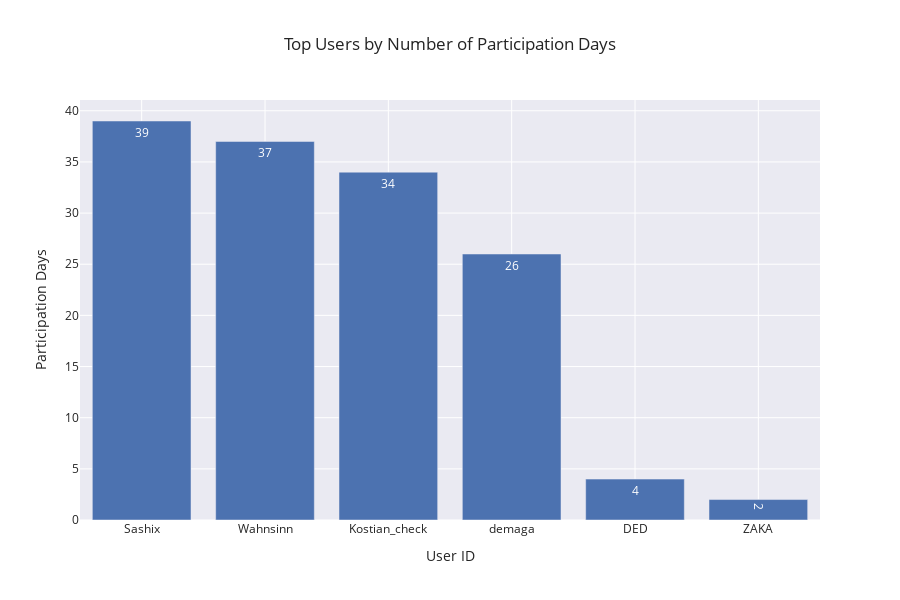

Notebook code cell kept with this figure:
### Code cell
# Step 1: Calculate participation days per user
participation_count = (
    users_score
    .select(["user_nickname", "date_only"])
    .unique()
    .group_by("user_nickname")
    .agg(pl.len().alias("participation_days"))
    .sort("participation_days", descending=True)
    .limit(10)  # top 10 most active users
)

# Step 2: Plot using Plotly
fig = px.bar(
    x=participation_count["user_nickname"].to_list(),
    y=participation_count["participation_days"].to_list(),
    labels={"x": "User ID", "y": "Participation Days"},
    title="Top Users by Number of Participation Days",
    text=participation_count["participation_days"].to_list(),  # ← values on bars
    text_auto=True,
    height=600
)

fig.show()

### Figure 1 — Plotly figure (JSON) as saved in the notebook; plotly's stock layout.template omitted (floating-point values rounded to 4 significant figures)
{"data": [{"hovertemplate": "User ID=%{x}<br>Participation Days=%{y}<br>text=%{text}<extra></extra>", "legendgroup": "", "marker": {"color": "rgb(76,114,176)", "pattern": {"shape": ""}}, "name": "", "orientation": "v", "showlegend": false, "text": [39.0, 37.0, 34.0, 26.0, 4.0, 2.0], "textposition": "auto", "texttemplate": "%{y}", "type": "bar", "x": ["Sashix", "Wahnsinn", "Kostian_check", "demaga", "DED", "ZAKA"], "xaxis": "x", "y": [39, 37, 34, 26, 4, 2], "yaxis": "y"}], "layout": {"barmode": "relative", "height": 600, "legend": {"tracegroupgap": 0}, "title": {"text": "Top Users by Number of Participation Days"}, "xaxis": {"anchor": "y", "domain": [0, 1], "title": {"text": "User ID"}}, "yaxis": {"anchor": "x", "domain": [0, 1], "title": {"text": "Participation Days"}}}}
